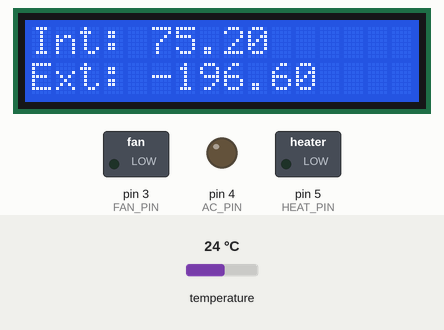
A sketch run on a simulated Arduino Uno, built with avr-gcc and run on an emulated ATmega328P. Shown: 16×2 character LCD, switched loads named in the sketch (green lamp = pin HIGH), output pins drawn as LEDs (lit = HIGH). Inputs (shaded band) come from the test bench; at power-on: temperature 24 °C.

Above: at 1.2 s.
1.3 s: temperature set to 17.4 °C
At 5.0 s:
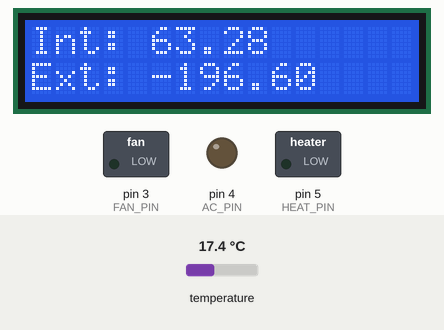
6.2 s: temperature set to 16.3 °C
At 9.1 s:
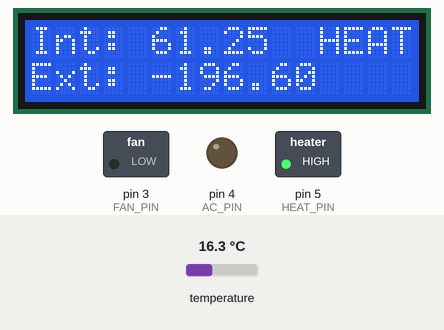
11.1 s: temperature set to 28 °C
At 13.3 s:
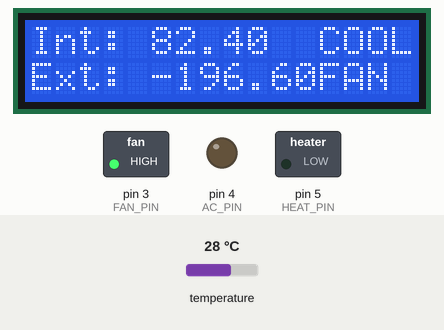
16.0 s: temperature set to 27.3 °C
At 20.4 s:
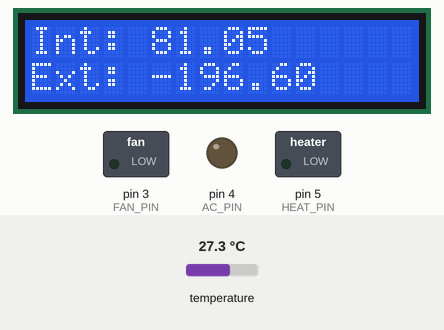
Timing chart, 0 to 21.9 s (numbered marks = the images above; inputs shaded):
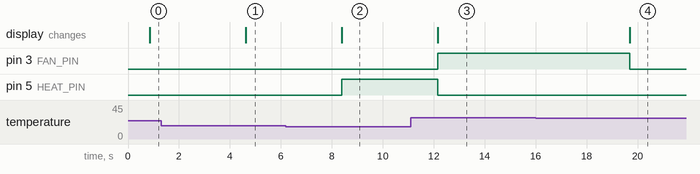

The sketch:

greenhouse.ino
```cpp
#include <OneWire.h>
#include <DallasTemperature.h>
#include <LiquidCrystal.h>

#define INTERIOR_SENSOR 0
#define EXTERIOR_SENSOR 1

#define ONE_WIRE_BUS 2
#define FAN_PIN 3
#define AC_PIN 4
#define HEAT_PIN 5

#define HEATING_THRESHOLD 62.0
#define COOLING_THRESHOLD 82.0
#define EXTERIOR_THRESHOLD 79.0

OneWire oneWire(ONE_WIRE_BUS);
DallasTemperature sensors(&oneWire);
LiquidCrystal lcd(7, 8, 9, 10, 11, 12);

void setup(void)
{
  pinMode(FAN_PIN, OUTPUT);
  pinMode(AC_PIN, OUTPUT);
  pinMode(HEAT_PIN, OUTPUT);
  lcd.begin(16, 2);
  sensors.begin();
}

void loop(void)
{
  sensors.requestTemperatures();
  float interior_temp = sensors.getTempFByIndex(INTERIOR_SENSOR);
  float exterior_temp = sensors.getTempFByIndex(EXTERIOR_SENSOR);

  lcd.setCursor(0, 0);
  lcd.print("Int: ");
  lcd.print(interior_temp);

  lcd.setCursor(0, 1);
  lcd.print("Ext: ");
  lcd.print(exterior_temp);

  if(interior_temp < HEATING_THRESHOLD) {
    lcd.setCursor(12, 0);
    lcd.print("HEAT");
    digitalWrite(HEAT_PIN, HIGH);
  }

  if(interior_temp < COOLING_THRESHOLD && interior_temp > HEATING_THRESHOLD) {
    lcd.setCursor(12, 0);
    lcd.print("    ");
    lcd.setCursor(12, 1);
    lcd.print("    ");

    digitalWrite(HEAT_PIN, LOW);
    digitalWrite(FAN_PIN, LOW);
    digitalWrite(AC_PIN, LOW);
  }

  if (interior_temp > COOLING_THRESHOLD) {
    lcd.setCursor(12, 0);
    lcd.print("COOL");
    digitalWrite(HEAT_PIN, LOW);

    if(exterior_temp < EXTERIOR_THRESHOLD) {
      lcd.setCursor(12, 1);
      lcd.print("FAN ");

      digitalWrite(FAN_PIN, HIGH);
      digitalWrite(AC_PIN, LOW);
    }
    else {
      lcd.setCursor(12, 1);
      lcd.print("AC  ");
      digitalWrite(FAN_PIN, LOW);
      digitalWrite(AC_PIN, HIGH);
    }
  }

  delay(3000);
}
```

Measured:
- the behaviour switches between 16.7 and 16.6 °C on temperature (found by bisection; images 1 and 2)
- the behaviour switches between 27.9 and 27.8 °C on temperature (found by bisection; images 3 and 4)
- after the input at 1.3 s, the display: changes after 3.3 s (image 1)
- after the input at 6.2 s, pin 5 (HEAT_PIN): LOW → HIGH after 2.2 s; the display: changes after 2.2 s (image 2)
- after the input at 11.1 s, pin 3 (FAN_PIN): LOW → HIGH after 1.1 s; pin 5 (HEAT_PIN): HIGH → LOW after 1.1 s; the display: changes after 1.1 s (image 3)
- after the input at 16.0 s, pin 3 (FAN_PIN): HIGH → LOW after 3.7 s; the display: changes after 3.7 s (image 4)
